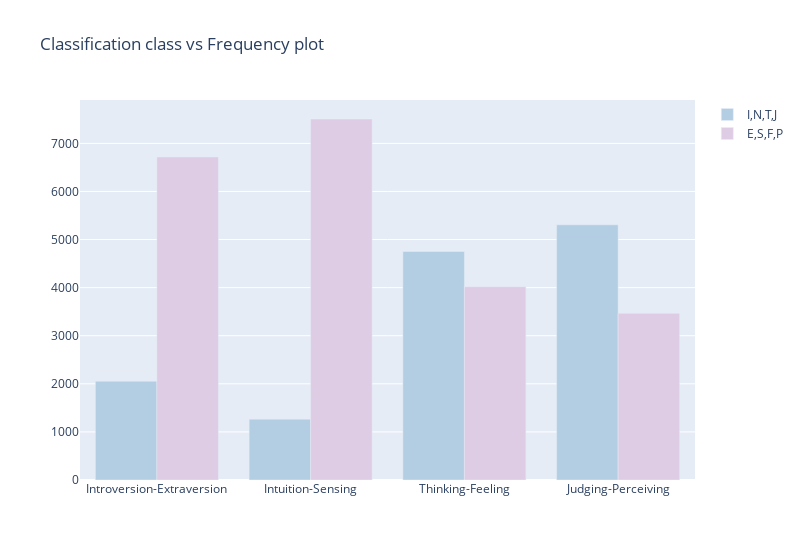

The notebook cell this image was saved under:
### Code cell
# Plotting Classification class vs Frequency plot for IE, NS, TF, JP
I,N,T,J = data_labeled['IE'].value_counts()[0], data_labeled['NS'].value_counts()[0], data_labeled['TF'].value_counts()[0], data_labeled['JP'].value_counts()[0]
E,S,F,P = data_labeled['IE'].value_counts()[1], data_labeled['NS'].value_counts()[1], data_labeled['TF'].value_counts()[1], data_labeled['JP'].value_counts()[1]

dimensions = ['Introversion-Extraversion','Intuition-Sensing','Thinking-Feeling','Judging-Perceiving']
all = len(data_labeled)

fig = go.Figure()
fig.add_trace(go.Bar(name='I,N,T,J', x=dimensions, y=(I,N,T,J), customdata=[I/all,N/all,T/all,J/all], marker=dict(color=px.colors.qualitative.Pastel1[1])))
fig.add_trace(go.Bar(name='E,S,F,P', x=dimensions, y=(E,S,F,P), customdata=[E/all,S/all,F/all,P/all], marker=dict(color=px.colors.qualitative.Pastel1[3])))
fig.update_layout(barmode='group',title_text="Classification class vs Frequency plot", width=800)
fig.update_traces(hovertemplate='Actual: %{value}<br>Percent: %{customdata:,.2f}')
fig.show()

### Figure 1 — Plotly figure (JSON) as saved in the notebook; plotly's stock layout.template omitted (floating-point values rounded to 4 significant figures)
{"data": [{"customdata": [0.2343, 0.1442, 0.5418, 0.605], "hovertemplate": "Actual: %{value}<br>Percent: %{customdata:,.2f}", "marker": {"color": "rgb(179,205,227)"}, "name": "I,N,T,J", "type": "bar", "x": ["Introversion-Extraversion", "Intuition-Sensing", "Thinking-Feeling", "Judging-Perceiving"], "y": [2055, 1265, 4753, 5307]}, {"customdata": [0.7657, 0.8558, 0.4582, 0.395], "hovertemplate": "Actual: %{value}<br>Percent: %{customdata:,.2f}", "marker": {"color": "rgb(222,203,228)"}, "name": "E,S,F,P", "type": "bar", "x": ["Introversion-Extraversion", "Intuition-Sensing", "Thinking-Feeling", "Judging-Perceiving"], "y": [6717, 7507, 4019, 3465]}], "layout": {"barmode": "group", "title": {"text": "Classification class vs Frequency plot"}, "width": 800}}
